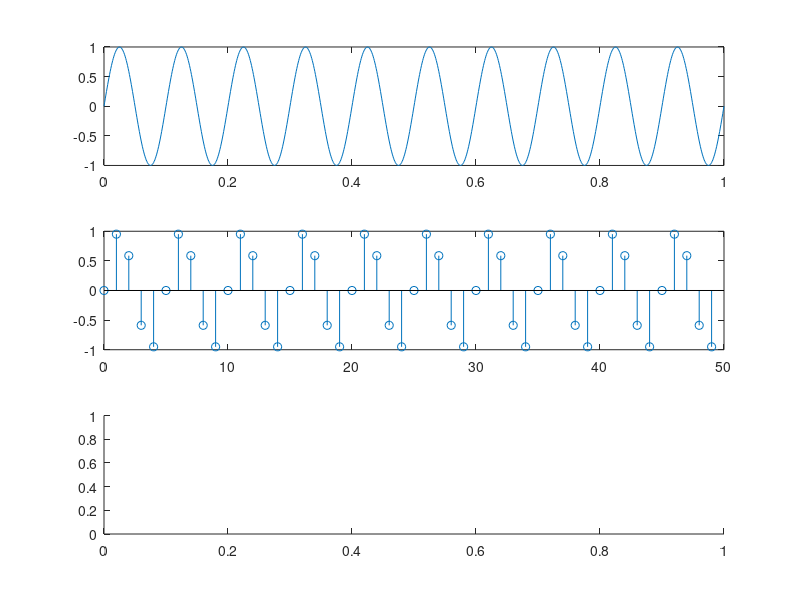

Recreate this plot in MATLAB. (Note: this script raises an error after producing the figure.)
clc;
clear all;
close all;
T=1%;
t=0:0.001:T;
f=10;
%y=cos(2*pi*f*t);%
%subplot(3,1,1);%
%plot(t,y);%
y=sin(2*pi*f*t);
subplot(3,1,1);
plot(t,y);

fs=50;
Ts=1/fs;
N=T*fs;
n=0:N-1;
Xn=sin(2*pi*f*Ts*n);
subplot(3,1,2);
stem(n,Xn);
subplot (3,1,3);
%xk=fft(Xn);%
k=0:N-1
for n=0:N-1
    %xk(n+1)=sum(Xn.*exp(-(j*2*pi*k*n)/N));%
    xn(n+1)=sum(Xn.*exp(-(j*2*pi*k*n)/N));
end
n=0:N-1
stem(n,abs(xk)/N/2);
